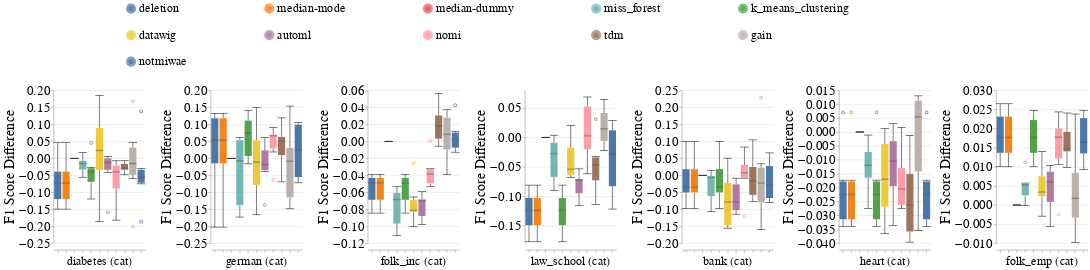

The notebook cell this image was saved under:
### Markdown cell above
## Disparity metrics

### Code cell
create_box_plots_for_diff_imputers_and_datasets_for_mixed_exp(train_injection_scenario='MNAR3',
                                                              test_injection_scenario='MNAR3',
                                                              metric_name='f1_score',
                                                              dataset_to_column_name=DATASET_TO_COLUMN_NAME,
                                                              dataset_to_group=DATASETS_SENSITIVE_ATTRS,
                                                              db_client=db_client,
                                                              without_dummy=False)

### Figure 1 — Vega-Lite specification as saved in the notebook (floating-point values rounded to 4 significant figures; data arrays with more than 128 entries replaced by an {"elided": "..."} marker saying what was removed)
{"config": {"view": {"continuousWidth": 400, "continuousHeight": 300, "stroke": null}, "axis": {"labelFontSize": 26, "labelFontWeight": "normal", "titleFontSize": 28, "titleFontWeight": "normal"}, "facet": {"spacing": 15}, "header": {"labelFontSize": 24, "labelOrient": "bottom", "labelPadding": 5, "titleFontSize": 28}, "legend": {"columns": 5, "direction": "horizontal", "labelFontSize": 24, "labelLimit": 400, "orient": "top", "symbolOffset": 140, "symbolStrokeWidth": 10, "titleAnchor": "middle", "titleFontSize": 26, "titleLimit": 300}, "title": {"fontSize": 28}}, "data": {"name": "data-8407818620da01166db26a7ea2f61197"}, "mark": {"type": "boxplot", "median": {"stroke": "black", "strokeWidth": 0.7}, "ticks": true}, "encoding": {"color": {"field": "Null_Imputer_Name", "sort": ["deletion", "median-mode", "median-dummy", "miss_forest", "k_means_clustering", "datawig", "automl", "nomi", "tdm", "gain", "notmiwae"], "title": null, "type": "nominal"}, "column": {"field": "Extended_Dataset_Name", "sort": {"field": "Dataset_Sequence_Number", "order": "ascending"}, "title": null, "type": "nominal"}, "x": {"axis": {"labels": false}, "field": "Null_Imputer_Name", "sort": ["deletion", "median-mode", "median-dummy", "miss_forest", "k_means_clustering", "datawig", "automl", "nomi", "tdm", "gain", "notmiwae"], "title": null, "type": "nominal"}, "y": {"field": "F1_Score_Difference", "scale": {"zero": false}, "title": "F1 Score Difference", "type": "quantitative"}}, "resolve": {"scale": {"y": "independent"}}, "width": 180, "$schema": "https://vega.github.io/schema/vega-lite/v4.17.0.json", "datasets": {"data-8407818620da01166db26a7ea2f61197": {"elided": "462 records"}}}
